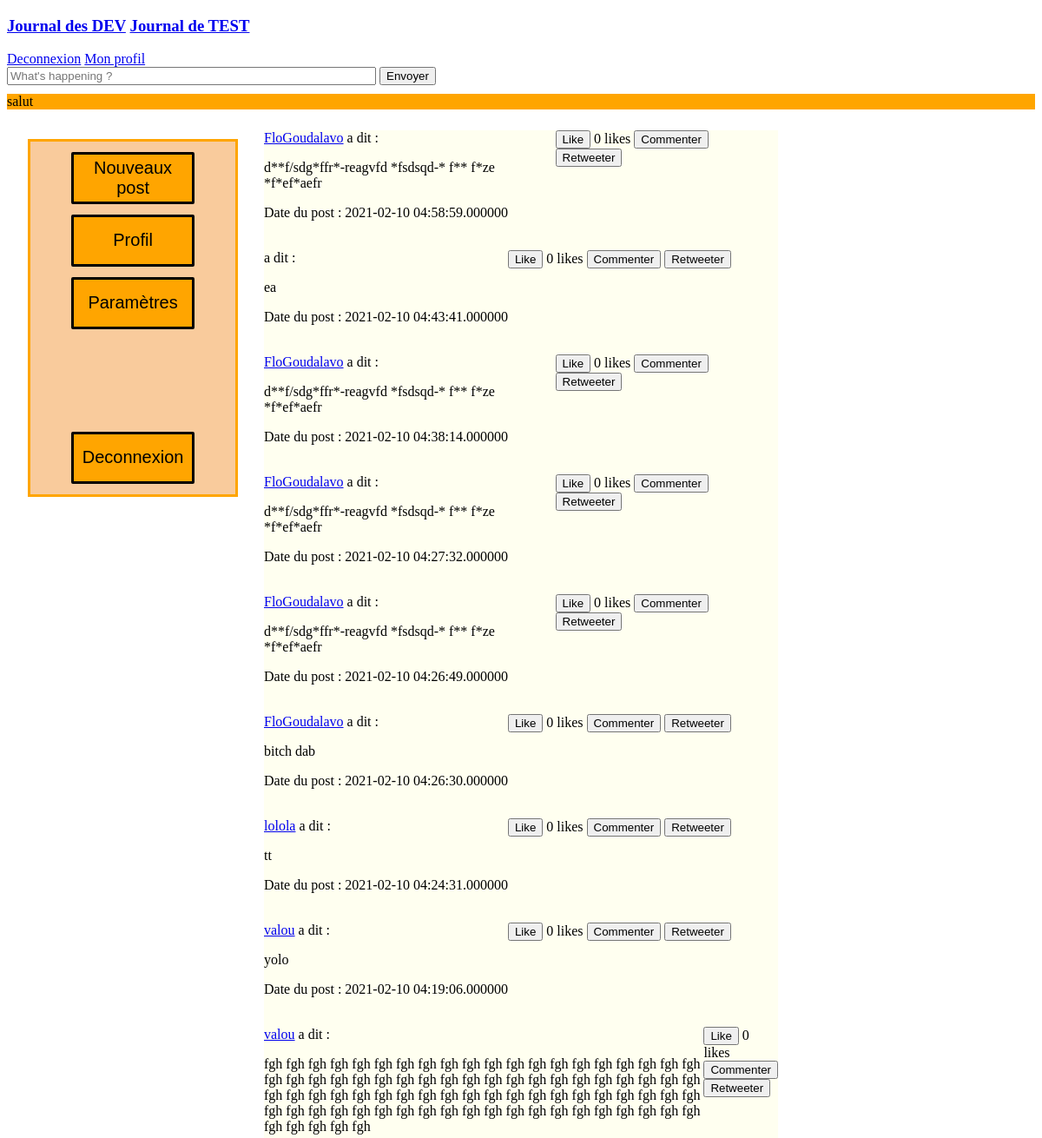
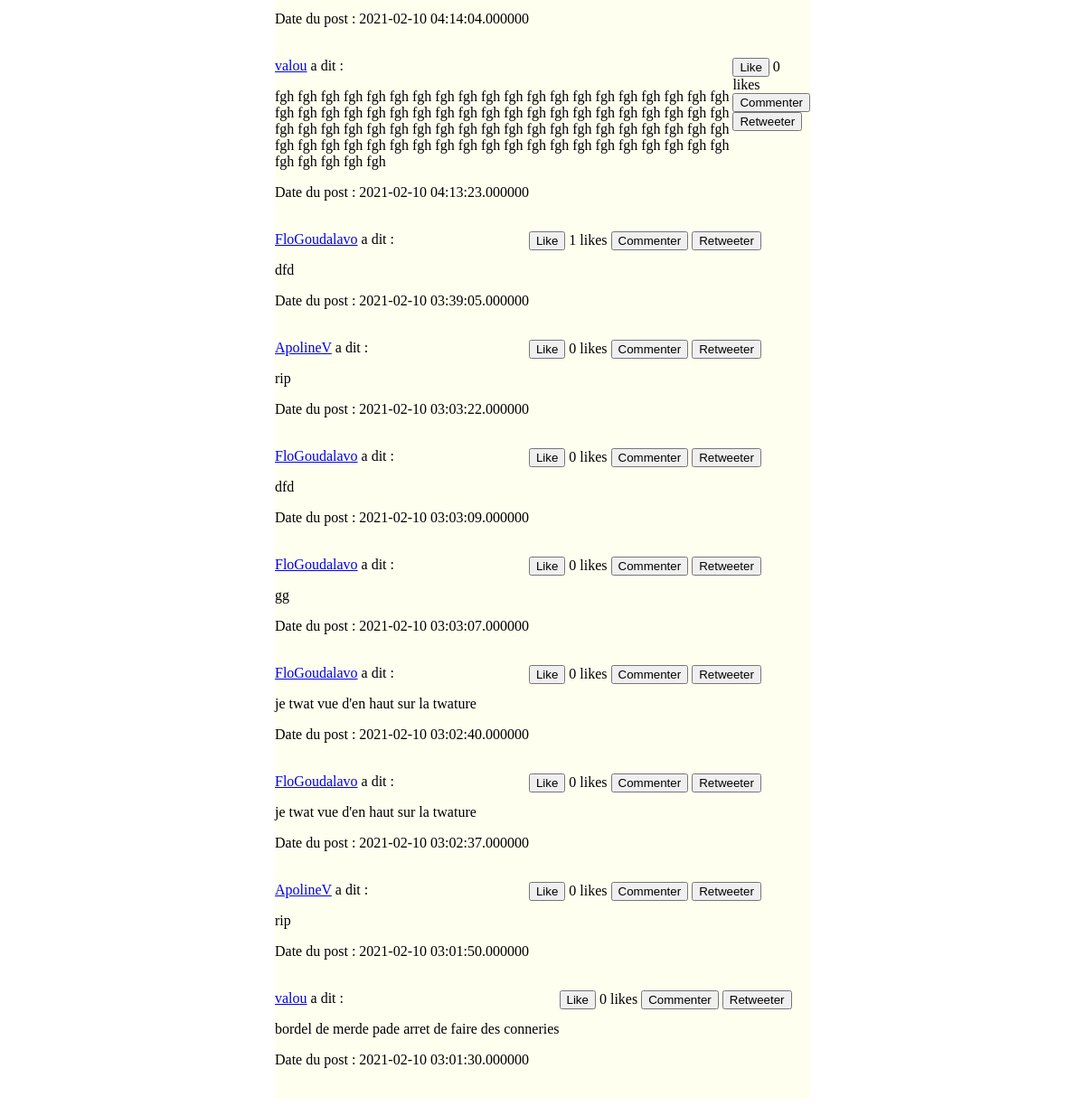
Page / (signed in) on the committed database (2 pictures, top to bottom).
### tables this page shows
CREATE TABLE `tweet` (
  `id_tweet` int(11) NOT NULL,
  `contenu` varchar(340) NOT NULL,
  `id_user` int(50) NOT NULL,
  `date` datetime(6) NOT NULL,
  `id_tweetARepondre` int(50) DEFAULT NULL
);

CREATE TABLE `user` (
  `id_user` int(11) NOT NULL,
  `identifiant` varchar(12) NOT NULL,
  `pseudo` varchar(12) NOT NULL,
  `password` varchar(15) NOT NULL,
  `birthdate` date NOT NULL,
  `bio` varchar(350) NOT NULL
);

### BDD/classtweet.php (called while the page is built, shortened)
<?php
    class tweet
    {
        private $_contenu;
        private $_date;
        private $_user;
        private $_nbLikes;
        private $_bdd;
        function __construct($bdd) {
            $this->_bdd = $bdd;
        }
        public function getContenu() {
            return $this->_contenu;
        }
        public function getDate() {
            return $this->_date;
        }
        public function getUser() {
            return $this->_user;
        }
        public function getNumberLikes(){
            return $this->_nbLikes;
        }
        public function init($idTweet){
            $rawData = $this->_bdd->prepare("SELECT * from `tweet` WHERE `id_tweet` = ?");
            $rawData->execute(array($idTweet));
            $tweetExist = $rawData->rowCount();
            if($tweetExist == 1){
                $userData = $rawData->fetch();
                $this->_user = new user($this->_bdd);
                $this->_user->initId($userData['id_user']);
                $this->_contenu = $userData['contenu'];
                $this->_date = $userData['date'];
                $this->_idtweet = $userData['id_tweet'];
                $requeteCount = $this->_bdd->query("SELECT COUNT(*) FROM `like` WHERE `id_tweet` = ".$this->_idtweet);
                $nbLikes = $requeteCount->fetch();
                $this->_nbLikes = $nbLikes["COUNT(*)"];
                return true;
            } else {
                return false;
            }
        }
    }
?>

### BDD/classUser.php (called while the page is built, shortened)
<?php
class user {
    private $_bdd;
    private $_pseudo;
    function __construct($bdd) {
        $this->_bdd = $bdd;
    }
    public function getPseudo() {
        return $this->_pseudo;
    }
    public function initId($idUser){
        $rawData = $this->_bdd->query("SELECT * FROM user WHERE `id_user` = ".$idUser."");
        $userExist = $rawData->rowCount();
        if($userExist == 1){
            $userData = $rawData->fetch();
            $this->_pseudo = $userData['pseudo'];
            return true;
        } else {
            return false;
        }
    }
}

### METIER/function.php (the view, shortened to what this page needs)
<?php
function AfficheTimeLine($bdd, $ObjetUser)
{
    $data = $bdd->query("SELECT `id_tweet` FROM `tweet` WHERE `id_tweetARepondre` IS NULL ORDER BY `date` DESC");
    $i = 0;
    while ($tabId = $data->fetch()) {
        $tabOjbetTweet[$i] = new tweet($bdd);
        $tabOjbetTweet[$i]->init($tabId['id_tweet']);
        $tabOjbetUser[$i] =  $tabOjbetTweet[$i]->getUser();
        echo "<div class='tweet' name='tweet".$i."'><div class='user' name='user'> <a href='IHM/page_profil_user.php'>" . $tabOjbetUser[$i]->getPseudo() . "</a> a dit : <p><div class ='text' name='text'>" . $tabOjbetTweet[$i]->getContenu() . " </div></p><p> Date du post : " . $tabOjbetTweet[$i]->getDate() . "</p><br>";
?>
        </div>
            <div class='bouton' name='bouton'>
                <form method="POST" action="">
                    <input type='submit' class="btn" id=<?php echo "btn" . $i; ?> name=<?php echo $i; ?> value='Like'> <?php echo " <span id='liked" . $i . "'>" . $tabOjbetTweet[$i]->getNumberLikes() . " likes "  ?>
                </form>
                <button type='submit' class="btn-commenter" id=<?php echo "commenter".$i; ?> name=<?php echo "btn-commenter".$i; ?> >Commenter</button>
                <button type='submit' class="btn-retweeter" id=<?php echo "retweeter".$i; ?> name=<?php echo "btn-retweeter".$i; ?> >Retweeter</button>
            </div>
        </div>
    <?php
        $i++;
    }
}
    ?>

### index.php (shortened to what this page needs)
<h3>
<div>
    <a href="IHM/journal.html">Journal des DEV</a>
    <a href="IHM/journalTest.html">Journal de TEST</a>
</div>
</h3>
<?php session_start();
include "IHM/header.php";
include "BDD/classUser.php";
if (isset($_SESSION['isConnect'])) {
    include "IHM/site.php";
}
 else {
    include "IHM/page_connexion.php";
}
?>

### IHM/site.php (shortened to what this page needs)
<?php
include "BDD/classtweet.php";
include "METIER/function.php";
$user = new user($bdd);
$user->initId($_SESSION["userId"]);
?>
<a href="IHM/deconnexion.php">Deconnexion</a>
<a href="IHM/page_profil.php">Mon profil</a>
<div>
  <form action="" method="POST">
    <input id="tweet" type="text" name="InputTweet" size="50px" placeholder="What's happening ?">
    <button name="btnSubmit" id="submit">Envoyer</button>
  </form>
</div>
<div class="header">
  salut
</div>
<div class="sidebar col-sm-12 col-md-12 col-lg-2 col-xl-2">
    <div class="col-sm-12 col-md-12 col-lg-2 col-xl-2" align="center">
        <button type="submit" class="submit-btn">Nouveaux post</button>
    </div>
    <div class="col-sm-12 col-md-12 col-lg-2 col-xl-2" align="center">
        <button type="submit" class="submit-btn">Profil</button>
    </div>
    <div class="col-sm-12 col-md-12 col-lg-2 col-xl-2" align="center">
        <button type="submit" class="submit-btn">Paramètres</button>
    </div>
    <div class="col-sm-12 col-md-12 col-lg-2 col-xl-2" align="center">
        <button type="submit" class="deco-btn">Deconnexion</button>
    </div>
</div>
<div class="mainStream" id="stream">
  <?php AfficheTimeLine($bdd, $user); ?>
</div>

### assets/style.css (style rules this page uses)
.header { margin: 10px auto; width: 100%; height: 40px; max-height: max-content; background: orange; }
.sidebar { margin: 2%; float: left; background-color: rgb(249,203,156); width: 20%; height: max-content; border: solid; border-color: orange; }
#stream { background-color: orange; float: left; margin-left: 25%; margin-top: 2%; width: 50%; float: inherit; }
.tweet { background-color: ivory; display: flex; }
.submit-btn { font-size: 20px; border: 0; background-color: orange; background: orange; display: block; margin: 5% auto; text-align: center; width: 60% ; height: 60px; outline: none; color: rgb(0, 0, 0); border-radius: 2px; border: solid; }
.deco-btn { font-size: 20px; border: 0; background-color: orange; background: orange; display: block; margin-top: 50% ; margin-bottom: 5%; text-align: center; width: 60% ; height: 60px; outline: none; color: rgb(0, 0, 0); border-radius: 2px; border: solid; }

### rows in the picture
tweet: id_user.pseudo "FloGoudalavo", contenu "d**f/sdg*ffr*-reagvfd *fsdsqd-* f** f*ze *f*ef*aefr", date "2021-02-10 04:58:59.000000", NumberLikes "0"
tweet: contenu "ea", date "2021-02-10 04:43:41.000000", NumberLikes "0"
tweet: id_user.pseudo "FloGoudalavo", contenu "d**f/sdg*ffr*-reagvfd *fsdsqd-* f** f*ze *f*ef*aefr", date "2021-02-10 04:38:14.000000", NumberLikes "0"
tweet: id_user.pseudo "FloGoudalavo", contenu "d**f/sdg*ffr*-reagvfd *fsdsqd-* f** f*ze *f*ef*aefr", date "2021-02-10 04:27:32.000000", NumberLikes "0"
tweet: id_user.pseudo "FloGoudalavo", contenu "d**f/sdg*ffr*-reagvfd *fsdsqd-* f** f*ze *f*ef*aefr", date "2021-02-10 04:26:49.000000", NumberLikes "0"
tweet: id_user.pseudo "FloGoudalavo", contenu "bitch dab", date "2021-02-10 04:26:30.000000", NumberLikes "0"
tweet: id_user.pseudo "lolola", contenu "tt", date "2021-02-10 04:24:31.000000", NumberLikes "0"
tweet: id_user.pseudo "valou", contenu "yolo", date "2021-02-10 04:19:06.000000", NumberLikes "0"
tweet: id_user.pseudo "valou", contenu "fgh fgh fgh fgh fgh fgh fgh fgh fgh fgh fgh fgh fgh fgh fgh fgh fgh fgh fgh fgh fgh fgh fgh fgh fgh fgh fgh fgh fgh fgh fgh fgh fgh fgh fgh fgh fgh fgh fgh fgh fgh fgh fgh fgh fgh fgh fgh fgh fgh fgh fgh fgh fgh fgh fgh fgh fgh fgh fgh fgh fgh fgh fgh fgh fgh fgh fgh fgh fgh fgh fgh fgh fgh fgh fgh fgh fgh fgh fgh fgh fgh fgh fgh fgh fgh", date "2021-02-10 04:14:04.000000", NumberLikes "0"
tweet: id_user.pseudo "valou", contenu "fgh fgh fgh fgh fgh fgh fgh fgh fgh fgh fgh fgh fgh fgh fgh fgh fgh fgh fgh fgh fgh fgh fgh fgh fgh fgh fgh fgh fgh fgh fgh fgh fgh fgh fgh fgh fgh fgh fgh fgh fgh fgh fgh fgh fgh fgh fgh fgh fgh fgh fgh fgh fgh fgh fgh fgh fgh fgh fgh fgh fgh fgh fgh fgh fgh fgh fgh fgh fgh fgh fgh fgh fgh fgh fgh fgh fgh fgh fgh fgh fgh fgh fgh fgh fgh", date "2021-02-10 04:13:23.000000", NumberLikes "0"
tweet: id_user.pseudo "FloGoudalavo", contenu "dfd", date "2021-02-10 03:39:05.000000", NumberLikes "1"
tweet: id_user.pseudo "ApolineV", contenu "rip", date "2021-02-10 03:03:22.000000", NumberLikes "0"
tweet: id_user.pseudo "FloGoudalavo", contenu "dfd", date "2021-02-10 03:03:09.000000", NumberLikes "0"
tweet: id_user.pseudo "FloGoudalavo", contenu "gg", date "2021-02-10 03:03:07.000000", NumberLikes "0"
tweet: id_user.pseudo "FloGoudalavo", contenu "je twat vue d'en haut sur la twature", date "2021-02-10 03:02:40.000000", NumberLikes "0"
tweet: id_user.pseudo "FloGoudalavo", contenu "je twat vue d'en haut sur la twature", date "2021-02-10 03:02:37.000000", NumberLikes "0"
tweet: id_user.pseudo "ApolineV", contenu "rip", date "2021-02-10 03:01:50.000000", NumberLikes "0"
tweet: id_user.pseudo "valou", contenu "bordel de merde pade arret de faire des conneries", date "2021-02-10 03:01:30.000000", NumberLikes "0"
